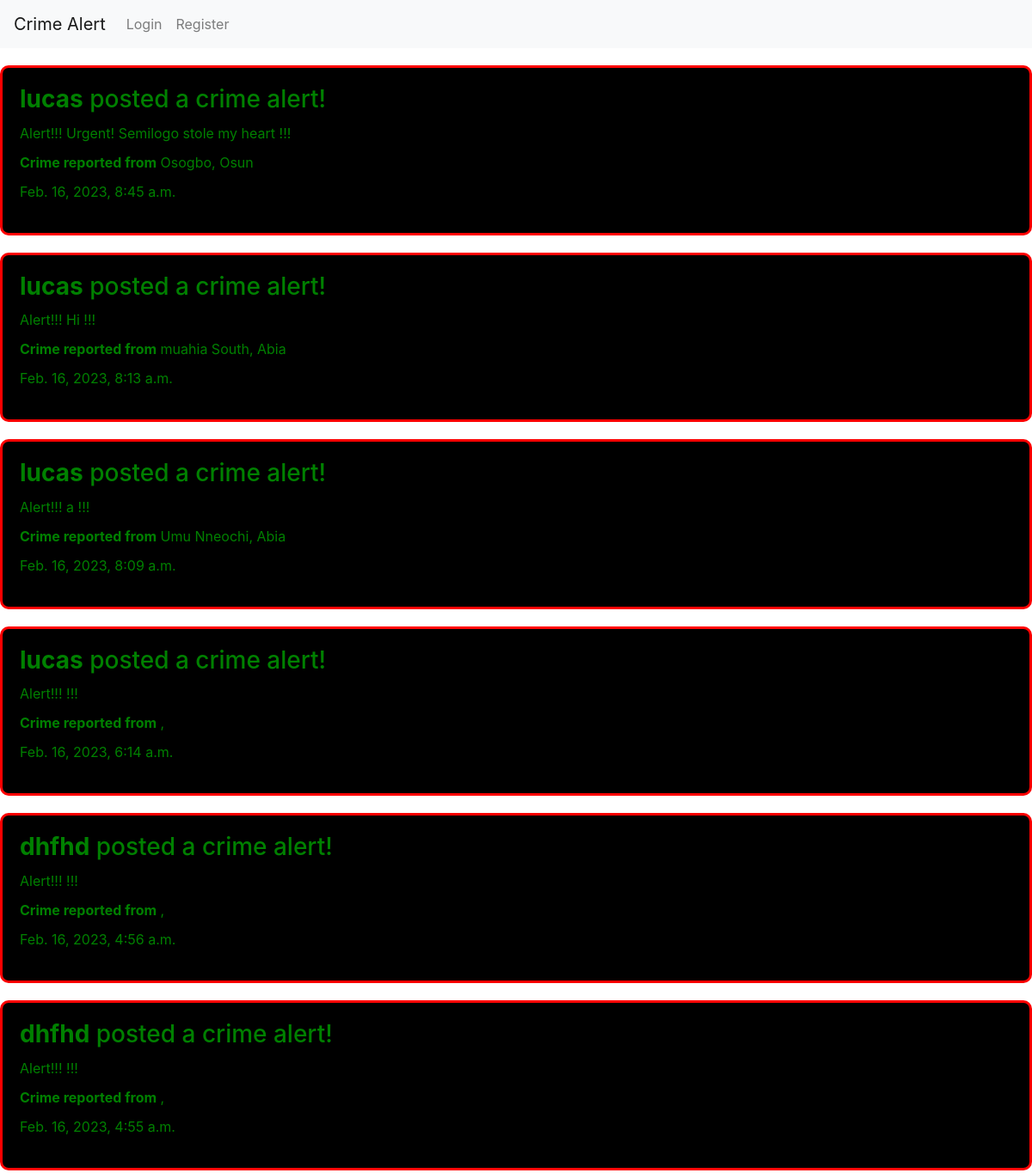
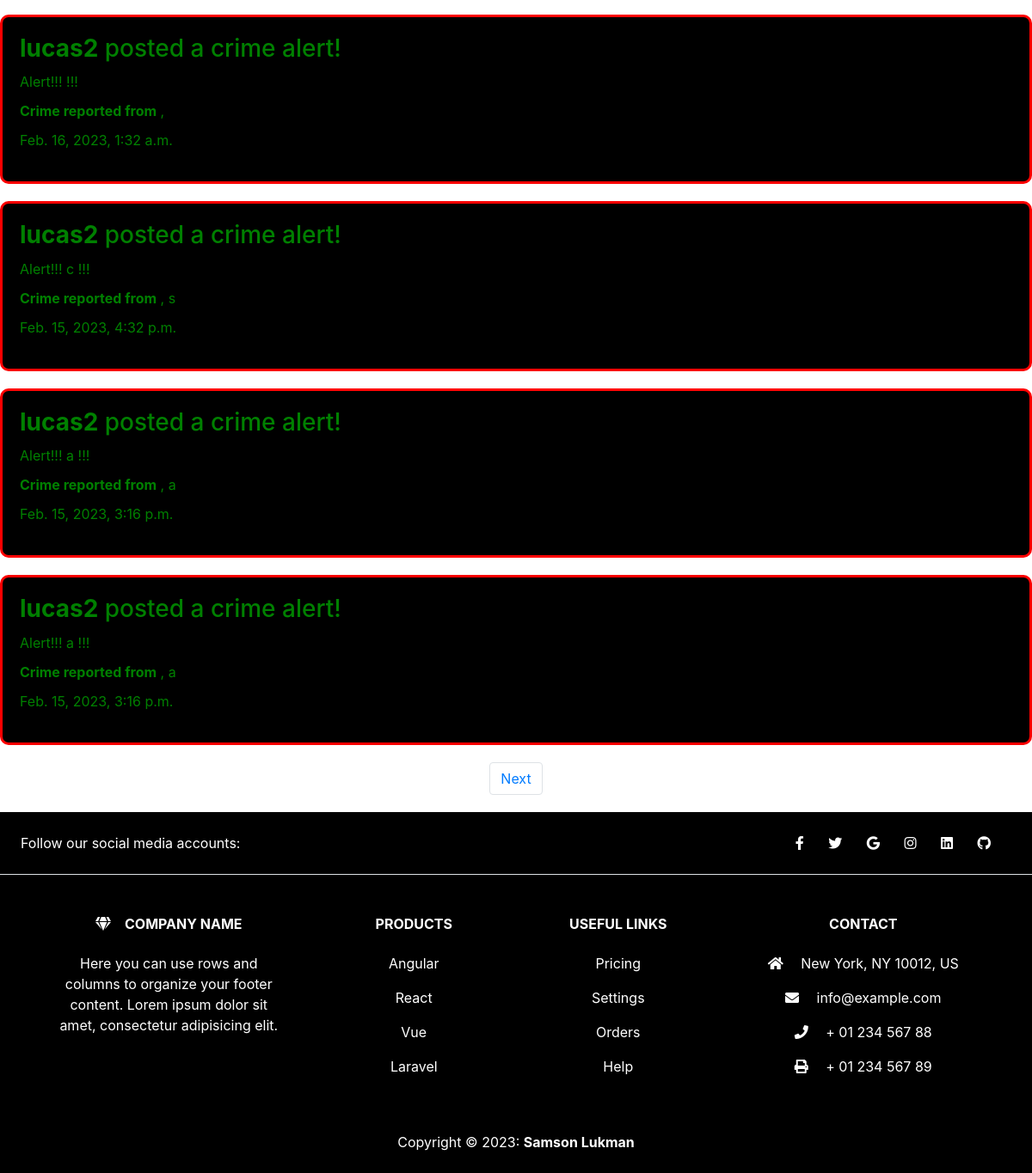
The app's page /all_alerts with its own data (2 pictures, top to bottom).
### alert/models.py (models this page shows, shortened)
class Alert(models.Model):
    user = models.ForeignKey(User, on_delete=models.CASCADE, blank=True, null=True, related_name="User")
    content = models.TextField(blank=False, null=False)
    timestamp = models.DateTimeField(auto_now_add=True)
    state = models.CharField(max_length=100, blank=False)
    lga = models.CharField(max_length=100, blank=False)
    category = models.CharField(max_length=50, blank = False, null=False)

class User(AbstractUser):
    pass

### alert/views.py (the view)
# urls.py: path("all_alerts", views.all_alerts, name="all_alerts"),
def all_alerts(request):
    alert = Alert.objects.all().order_by("id").reverse()
    paginator = Paginator(alert, 10) # Show 10 posts per page.
    page_number = request.GET.get('page')
    page_post = paginator.get_page(page_number)
    return render(request, "all_alerts.html", {
        "alert": alert,
        "page_post": page_post
    })

### alert/templates/all_alerts.html (shortened to what this page needs)
{% extends "layout.html" %}
{% block body %}
{% for data in page_post %}
<div class="post" style="margin: 20px 0; padding: 20px;  border-radius: 10px;">
  <h3 style="margin: 0 0 10px 0;"><strong>{{data.user}}</strong> posted a crime alert!</h3>
  <p style="margin: 0 0 10px 0;">Alert!!! {{data.content}} !!!</p>
  <p style="margin: 0 0 10px 0;"><strong> Crime reported from</strong> {{data.lga}}, {{data.state}}</p>
  <p>{{data.timestamp}}</p>
</div>
{% endfor %}
<nav aria-label="Page navigation example">
  <ul class="pagination d-flex justify-content-center">
  {% if page_post.has_next %}
  <li class="page-item"><a class="page-link" href="?page={{page_post.next_page_number}}">Next</a></li>
  {% endif %}
  </ul>
</nav>
{% endblock %}

### alert/templates/layout.html (shortened to what this page needs)
{% load static %}
<!DOCTYPE html>
<html lang="en">
    <head>
        <link rel="stylesheet" href="https://use.fontawesome.com/releases/v5.15.1/css/all.css">
        <link href="{% static 'styles.css' %}" rel="stylesheet">
        <link href="https://cdn.jsdelivr.net/npm/bootstrap@5.1.3/dist/css/bootstrap.min.css" rel="stylesheet">
        <link rel="stylesheet" href="https://stackpath.bootstrapcdn.com/bootstrap/4.4.1/css/bootstrap.min.css">
    </head>
    <body>
      <nav class="navbar navbar-expand-lg navbar-light bg-light">
        <a class="navbar-brand" href="{% url 'index' %}">Crime Alert</a>
        <div class="collapse navbar-collapse" id="navbarNav">
          <ul class="navbar-nav">
            {% if user.is_authenticated %}
            <li class="nav-item">
              <a class="nav-link" href="{% url 'index' %}">Home</a>
            </li>
            <li class="nav-item">
              <a class="nav-link" href="#">About</a>
            </li>
            <li class="nav-item">
              <a class="nav-link" href="{% url 'logout' %}">Logout</a>
            </li>
            <li class="nav-item">
              <a class="nav-link" href="#">Contact</a>
            </li>
            {% else %}
            <li class="nav-item">
              <a class="nav-link" href="{% url 'login' %}">Login</a>
            </li>
            <li class="nav-item">
              <a class="nav-link" href="{% url 'register' %}">Register</a>
            </li>
          {% endif %}
          </ul>
        </div>
      </nav>
      {% block body %}
      {% endblock %}
  <footer>
    <section class="d-flex justify-content-center justify-content-lg-between p-4 border-bottom" style="margin-top: 20px;">
      <div class="me-5 d-none d-lg-block">
        <span>Follow our social media accounts:</span>
      </div>
      <div>
        <a  href="google.com" class="me-4 text-reset">
          <i class="fab fa-facebook-f"></i>
        </a>
        <a href="" class="me-4 text-reset">
          <i class="fab fa-twitter"></i>
        </a>
        <a href="" class="me-4 text-reset">
          <i class="fab fa-google"></i>
        </a>
        <a href="" class="me-4 text-reset">
          <i class="fab fa-instagram"></i>
        </a>
        <a href="" class="me-4 text-reset">
          <i class="fab fa-linkedin"></i>
        </a>
        <a href="" class="me-4 text-reset">
          <i class="fab fa-github"></i>
        </a>
      </div>
    </section>
    <section class="">
      <div class="container text-center text-md-start mt-5">
        <div class="row mt-3">
          <div class="col-md-3 col-lg-4 col-xl-3 mx-auto mb-4">
            <h6 class="text-uppercase fw-bold mb-4">
              <i class="fas fa-gem me-3"></i>Company name
            </h6>
            <p>
              Here you can use rows and columns to organize your footer content. Lorem ipsum
              dolor sit amet, consectetur adipisicing elit.
            </p>
          </div>
          <div class="col-md-2 col-lg-2 col-xl-2 mx-auto mb-4">
            <h6 class="text-uppercase fw-bold mb-4">
              Products
            </h6>
            <p>
              <a href="#!" class="text-reset">Angular</a>
            </p>
            <p>
              <a href="#!" class="text-reset">React</a>
            </p>
            <p>
              <a href="#!" class="text-reset">Vue</a>
            </p>
            <p>
              <a href="#!" class="text-reset">Laravel</a>
            </p>
          </div>
          <div class="col-md-3 col-lg-2 col-xl-2 mx-auto mb-4">
            <h6 class="text-uppercase fw-bold mb-4">
              Useful links
            </h6>
            <p>
              <a href="#!" class="text-reset">Pricing</a>
            </p>
            <p>
              <a href="#!" class="text-reset">Settings</a>
            </p>
            <p>
              <a href="#!" class="text-reset">Orders</a>
            </p>
            <p>
              <a href="#!" class="text-reset">Help</a>
            </p>
          </div>
          <div class="col-md-4 col-lg-3 col-xl-3 mx-auto mb-md-0 mb-4">
            <h6 class="text-uppercase fw-bold mb-4">Contact</h6>
            <p><i class="fas fa-home me-3"></i> New York, NY 10012, US</p>
            <p>
              <i class="fas fa-envelope me-3"></i>
              info@example.com
            </p>
            <p><i class="fas fa-phone me-3"></i> + 01 234 567 88</p>
            <p><i class="fas fa-print me-3"></i> + 01 234 567 89</p>
          </div>
        </div>
      </div>
    </section>
    <div class="text-center p-4" style="background-color: rgba(0, 0, 0, 0.05);">
    Copyright © 2023:
      <a class="text-reset fw-bold" href="">Samson Lukman</a>
    </div>
  </footer>
    </body>
</html>

### alert/static/styles.css (style rules this page uses)
footer { background-color: black; color: white; }
.post { border: 3px solid red; padding: auto; background-color: black; color: green; }

### records on screen
Alert: user "lucas", content "Urgent! Semilogo stole my heart", lga "Osogbo", state "Osun", timestamp "Feb. 16, 2023, 8:45 a.m."
Alert: user "lucas", content "Hi", lga "muahia South", state "Abia", timestamp "Feb. 16, 2023, 8:13 a.m."
Alert: user "lucas", content "a", lga "Umu Nneochi", state "Abia", timestamp "Feb. 16, 2023, 8:09 a.m."
Alert: user "lucas", timestamp "Feb. 16, 2023, 6:14 a.m."
Alert: user "dhfhd", timestamp "Feb. 16, 2023, 4:56 a.m."
Alert: user "dhfhd", timestamp "Feb. 16, 2023, 4:55 a.m."
Alert: user "lucas2", timestamp "Feb. 16, 2023, 1:32 a.m."
Alert: user "lucas2", content "c", state "s", timestamp "Feb. 15, 2023, 4:32 p.m."
Alert: user "lucas2", content "a", state "a", timestamp "Feb. 15, 2023, 3:16 p.m."
Alert: user "lucas2", content "a", state "a", timestamp "Feb. 15, 2023, 3:16 p.m."
